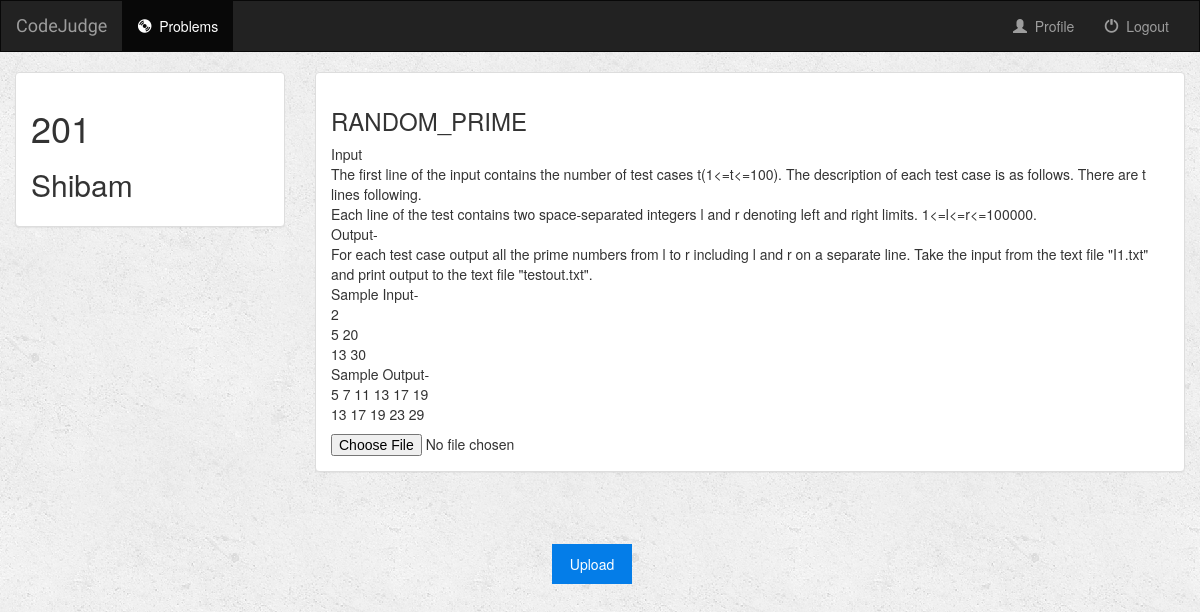
/judge/201/ (signed in), run on the app's committed database.
### judge/models.py (models this page shows, shortened)
class Problem(models.Model):
    user = models.ForeignKey(User, default=1)
    pcode = models.IntegerField(primary_key=True)
    pname = models.CharField(max_length=20, default='')
    pdesc = models.TextField()
    author = models.CharField(max_length=20)
    is_done = models.BooleanField(default=False)
    test_input = models.FileField(upload_to=problem_pinp)
    answer = models.FileField(upload_to=problem_pans)

### judge/views.py (the view)
# urls.py: url(r'^(?P<pcode>[0-9]+)/$', views.detail, name='detail'),
def detail(request, pcode):
    if not request.user.is_authenticated:
        return render(request, 'judge/login.html')
    else:
        user = request.user
        problem = get_object_or_404(Problem, pk=pcode)
        return render(request, 'judge/detail.html', {'problem': problem, 'user': user})

### judge/templates/judge/detail.html (shortened to what this page needs)
{% extends 'judge/base.html' %}
{% block problems_active %}active{% endblock %}
{% block body %}
<div class="container-fluid problems-container">
    <div class="row">
        <div class="col-sm-4 col-md-3">
            <div class="panel panel-default">
                <div class="panel-body">
                    <h1>{{ problem.pcode }}</h1>
                    <h2>{{ problem.author }}</h2>
                </div>
            </div>
        </div>
        <div class="col-sm-8 col-md-9">
            <div class="panel panel-default">
                <div class="panel-body">
                    <h3>{{ problem.pname }}</h3>
                    <p>
                        {{ problem.pdesc|safe }}
                    </p>
                    <form action="{% url 'judge:submission' problem.pcode %}" enctype="multipart/form-data" method="post">
                        <input type="file" name = "cppFile">
                        <input type="submit" value="Upload" style="background: #047de8; color: white; height: 40px; width: 80px; border: 0px solid; position : fixed; top: 68%; left: 46%;">
                    </form>
                </div>
            </div>
        </div>
    </div>
</div>
{% endblock %}

### judge/static/judge/style.css (style rules this page uses)
body { background: white url("images/background.png"); }

### data on the page
Problem: pcode "201", author "Shibam", pname "RANDOM_PRIME", pdesc "Input The first line of the input contains the number of test cases t(1<=t<=100). The description of each test case is as follows. There are t lines following. Each line of the test contains two space-separated integers l and r denoting left and right limits. 1<=l<=r<=100000. Output- For each test case output all the prime numbers from l to r including l and r on a separate line. Take the input from the text file \"I1.txt\" and print output to the text file \"testout.txt\". Sample Input- 2 5 20 13 30 Sample Output- 5 7 11 13 17 19 13 17 19 23 29"
